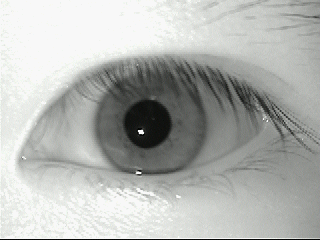
#> input picture Flattened/bryanl1.bmp, 320 x 240 px; its folder holds only this picture in this run
$ python iris_detection.py
#> lines starting #> are read from the running program, lines starting #| are printed output that depends on the picture; after the words box and inside, x2 and y2 are one past the last pixel; in counts of white or black regions, pixels touching at a corner belong together
### pixel_transformations.py
import numpy as np

# Konwersja do odcieni szarości
# Uwzględnienie wag kolorów
# [57 lines left out: functions monochrome, grey_scale, gamma_transform, log_transform, invert, binarize_simple, not called in this run]

# Binaryzacja - do projektu 2
def binarize_avg(img, x=1, invert=False):
    if img.ndim == 3:
        gray = (img[:,:,0].astype(float) + img[:,:,1].astype(float) + img[:,:,2].astype(float)) / 3
    else:
        gray = img.astype(float)

    P = np.mean(gray)
    P_x = P / x

    if invert:
        binary = np.where(gray <= P_x, 255, 0).astype(np.uint8)
    else:
        binary = np.where(gray > P_x, 255, 0).astype(np.uint8)

    return np.stack([binary, binary, binary], axis=-1)

# Binaryzacja - metoda lokalna Bernsena
# wyznaczanie t lokalnie na podstawie min max okienka
# [98 lines left out: functions binarize_bernsen, add_images, subtract_images, mix_images, equalize_array, histogram_equalization and 3 more, not called in this run]

def contrast_stretching_3_channel(img):
    mat = np.array(img)
    return np.dstack([stretch_array(mat[:, :, i]) for i in range(3)])

### morphological.py
import numpy as np

from pixel_transformations import grey_scale

# -------------------------------------------------------------------
# -------------------- Operacje Morfologiczne -----------------------
# -------------------------------------------------------------------

# Tworzy wybrany kształt elementu strukturalnego
def get_structuring_element(size, shape="square"):
    k = size
    center = k // 2

    if shape == "square":
        return np.ones((k, k), dtype=np.uint8)

    elif shape == "cross":
        kernel = np.zeros((k, k), dtype=np.uint8)
        kernel[center, :] = 1
        kernel[:, center] = 1
        return kernel

    elif shape == "circle":
        kernel = np.zeros((k, k), dtype=np.uint8)
        for i in range(k):
            for j in range(k):
                if (i - center)**2 + (j - center)**2 <= center**2:
                    kernel[i, j] = 1
        return kernel

    else:
        return np.ones((k, k), dtype=np.uint8)


def erosion(img, kernel_size=3, shape="square"):
    kernel = get_structuring_element(kernel_size, shape)

    mat = np.array(img).astype(float)
    h, w, c = mat.shape
    padding = kernel_size // 2

    res = np.zeros_like(mat)

    padded = np.pad(mat, ((padding, padding), (padding, padding), (0, 0)), mode='edge')

    for i in range(h):
        for j in range(w):
            window = padded[i:i+kernel_size, j:j+kernel_size, :]
            for k in range(c):
                # najważniejsze - min
                values = window[:, :, k][kernel == 1]
                res[i, j, k] = np.min(values)

    return res.astype(np.uint8)

def dilation(img, kernel_size=3, shape="square"):
    kernel = get_structuring_element(kernel_size, shape)

    mat = np.array(img).astype(float)
    h, w, c = mat.shape
    padding = kernel_size // 2

    res = np.zeros_like(mat)

    padded = np.pad(mat, ((padding, padding), (padding, padding), (0, 0)), mode='edge')

    for i in range(h):
        for j in range(w):
            window = padded[i:i+kernel_size, j:j+kernel_size, :]
            for k in range(c):
                # najważniejsze - max
                values = window[:, :, k][kernel == 1]
                res[i, j, k] = np.max(values)

    return res.astype(np.uint8)


def opening(img, kernel_size=3, shape="square"):
    return dilation(erosion(img, kernel_size, shape), kernel_size, shape)

def closing(img, kernel_size=3, shape="square"):
    return erosion(dilation(img, kernel_size, shape), kernel_size, shape)

### iris_detection.py
import os
import glob
import numpy as np
import matplotlib
matplotlib.use("Agg")
import matplotlib.pyplot as plt
from PIL import Image

from pixel_transformations import binarize_avg
from morphological import opening, closing

IMAGE_PATHS = glob.glob("/Users/lila/Downloads/Flattened/*1.bmp")
RESULTS_DIR = "results"
OVERLAY_DIR = "results_overlay"

def get_center(mask: np.ndarray):
    m = mask[:, :, 0]
    proj_v = np.sum(m, axis=0)
    proj_h = np.sum(m, axis=1)

    if proj_v.sum() == 0 or proj_h.sum() == 0:
        raise ValueError("Mask is empty")

    idx_x = np.arange(len(proj_v))
    idx_y = np.arange(len(proj_h))
    cx = int(np.sum(idx_x * proj_v) / proj_v.sum())
    cy = int(np.sum(idx_y * proj_h) / proj_h.sum())

    return cx, cy

def get_radius(img_gray: np.ndarray, cx: int, cy: int, r_min: int, r_max: int, num_angles: int = 360, angle_mask=None):
    radii = np.arange(r_min, r_max)
    profile = np.zeros(len(radii))
    angles = np.linspace(0, 2 * np.pi, num_angles)

    if angle_mask is not None:
        angles = angles[angle_mask]

    for i, r in enumerate(radii):
        xs = np.clip((cx + r * np.cos(angles)).astype(int), 0, img_gray.shape[1] - 1)
        ys = np.clip((cy + r * np.sin(angles)).astype(int), 0, img_gray.shape[0] - 1)
        profile[i] = img_gray[ys, xs].mean()

    grad = np.abs(np.gradient(profile))
    return radii[np.argmax(grad)]

def draw_circle(image: np.ndarray, cx: int, cy: int, radius: int, color=[255, 0, 0]) -> np.ndarray:
    out = image.copy()
    out[cy, cx] = color
    for angle in range(360):
        x = int(cx + radius * np.cos(np.radians(angle)))
        y = int(cy + radius * np.sin(np.radians(angle)))
        if 0 <= x < out.shape[1] and 0 <= y < out.shape[0]:
            out[y, x] = color
    return out

def apply_iris_mask(img: np.ndarray, iris_2d: np.ndarray, pupil_2d: np.ndarray) -> np.ndarray:
    ring = np.clip(np.where(iris_2d == 255, 1, 0) - np.where(pupil_2d == 255, 1, 0), 0, 1)
    return (img * np.stack([ring] * 3, axis=-1)).astype(np.uint8)

def unwrap_iris(img: np.ndarray, cx: int, cy: int, r_inner: int, r_outer: int, num_angles: int = 360, num_radii: int = 64) -> np.ndarray:
    h, w = img.shape[:2]
    result = np.zeros((num_radii, num_angles, 3), dtype=np.uint8)
    angles = np.linspace(0, 2 * np.pi, num_angles)
    radii = np.linspace(r_inner, r_outer, num_radii)

    for i, r in enumerate(radii):
        xs = np.clip((cx + r * np.cos(angles)).astype(int), 0, w - 1)
        ys = np.clip((cy + r * np.sin(angles)).astype(int), 0, h - 1)
        result[i] = img[ys, xs]
    return result

def gabor_encode(strip, f=0.1):
    sigma = 0.5 * np.pi * f
    avg = strip.mean(axis=0)

    kernel_size = 32
    x = np.arange(kernel_size) - kernel_size // 2   # centered around 0
    kernel_real = np.cos(2 * np.pi * f * x) * np.exp(-x**2 / (2 * sigma**2))
    kernel_imag = np.sin(2 * np.pi * f * x) * np.exp(-x**2 / (2 * sigma**2))

    # convolve along the strip → one response per position
    resp_real = np.convolve(avg, kernel_real, mode='same')
    resp_imag = np.convolve(avg, kernel_imag, mode='same')

    # sign of each response → 1 bit per position
    bits_real = (resp_real > 0).astype(int)
    bits_imag = (resp_imag > 0).astype(int)

    return np.concatenate([bits_real, bits_imag])  # 2 × num_angles bits

def get_iris_code(strips, freqs=(0.05, 0.1, 0.2, 0.4)):
    return np.concatenate([gabor_encode(s, f) for s in strips for f in freqs])

def save_figure(arrays, titles, path, figsize_per=5):
    n = len(arrays)
    fig, axes = plt.subplots(1, n, figsize=(n * figsize_per, figsize_per), squeeze=False)
    for i, (arr, title) in enumerate(zip(arrays, titles)):
        axes[0, i].imshow(arr, cmap="gray" if arr.ndim == 2 else None)
        axes[0, i].set_title(title)
        axes[0, i].axis("off")
    plt.tight_layout()
    fig.savefig(path, dpi=120)
    plt.close(fig)

def process_image(image_path: str) -> None:
#> called with image_path = 'Flattened/bryanl1.bmp'
    stem = os.path.splitext(os.path.basename(image_path))[0]
    img_dir = os.path.join(RESULTS_DIR, stem)
    os.makedirs(img_dir, exist_ok=True)

    print(f"[{stem}] Processing...")
    img = np.array(Image.open(image_path).convert("RGB"))
#> img is the input picture: shape (240, 320, 3); mean R, G, B 178.4, 180.4, 177.3
    gray = np.mean(img, axis=2)

    pupil_bin = binarize_avg(img, x=6.2, invert=True)
#> in binarize_avg, `P = np.mean(gray)`: P = 178.7
#> in binarize_avg, `P_x = P / x`: P_x = 28.82
#> in binarize_avg, `binary = np.where(gray <= P_x, 255, 0).astype(np.uint8)`:
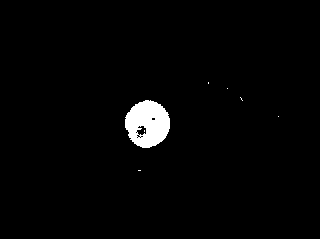
#> binary: shape (240, 320); 2.5% white; 8 white regions (6 under 20 px), largest, box (x1, y1, x2, y2) and area: (125, 100, 170, 148) 1577, (0, 239, 320, 240) 320
    iris_bin = binarize_avg(img, x=1.5, invert=True)
#> in binarize_avg (call 2), `binary = np.where(gray <= P_x, 255, 0).astype(np.uint8)`: binary: shape (240, 320); 17.7% white; 45 white regions (42 under 20 px), largest, box (x1, y1, x2, y2) and area: (95, 59, 312, 176) 13187, (0, 239, 320, 240) 320, (306, 16, 320, 18) 23
    save_figure([pupil_bin, iris_bin], ["Pupil Binary", "Iris Binary"], os.path.join(img_dir, "01_binary.png"))
#> in save_figure, `n = len(arrays)`: n = 2
#> the loop in save_figure, `for i, (arr, title) in enumerate(zip(arrays, titles)):` made 2 passes
#> title on passes 1 to 2: 'Pupil Binary', 'Iris Binary'

    pupil_open = opening(pupil_bin, kernel_size=3, shape="circle")
#> in erosion, `padded = np.pad(mat, ((padding, padding), (padding, padding), (0, 0)),..`: padded: shape (242, 322, 3) float64; 2.9% white; 8 white regions (6 under 20 px), largest, box (x1, y1, x2, y2) and area: (126, 101, 171, 149) 1577, (0, 240, 322, 242) 644
#> after the loop in erosion, `for i in range(h):`: res: shape (240, 320, 3) float64; 1.8% white; 2 white regions (1 under 20 px), largest, box (x1, y1, x2, y2) and area: (126, 101, 169, 147) 1379
#> in dilation, `padded = np.pad(mat, ((padding, padding), (padding, padding), (0, 0)),..`: padded: shape (242, 322, 3) float64; 1.8% white; 2 white regions (1 under 20 px), largest, box (x1, y1, x2, y2) and area: (127, 102, 170, 148) 1379
#> after the loop in dilation, `for i in range(h):`: res: shape (240, 320, 3) float64; 2% white; 1 white region, box (x1, y1, x2, y2) and area: (125, 100, 170, 148) 1557
    pupil_mask = closing(pupil_open, kernel_size=20, shape="circle")
#> in dilation (call 2), `padded = np.pad(mat, ((padding, padding), (padding, padding), (0, 0)),..`: padded: shape (260, 340, 3) float64; 1.8% white; 1 white region, box (x1, y1, x2, y2) and area: (135, 110, 180, 158) 1557
#> after the loop in dilation (call 2), `for i in range(h):`: res: shape (240, 320, 3) float64; 4.4% white; 1 white region, box (x1, y1, x2, y2) and area: (116, 91, 180, 158) 3364
#> after the loop in get_structuring_element (call 4), `for i in range(k):`: kernel: shape (20, 20); values 0 (black) and 1 (white), 78.8% white; 4 black regions (1 under 20 px), largest, box (x1, y1, x2, y2) and area: (0, 0, 10, 10) 31, (11, 0, 20, 6) 21, (0, 11, 6, 20) 21
#> in erosion (call 2), `padded = np.pad(mat, ((padding, padding), (padding, padding), (0, 0)),..`: padded: shape (260, 340, 3) float64; 3.8% white; 1 white region, box (x1, y1, x2, y2) and area: (126, 101, 190, 168) 3364
#> after the loop in erosion (call 2), `for i in range(h):`: res: shape (240, 320, 3) float64; 2.1% white; 1 white region, box (x1, y1, x2, y2) and area: (126, 101, 171, 148) 1629
    save_figure([pupil_bin, pupil_open, pupil_mask], ["Pupil raw", "Pupil opened", "Pupil closed"], os.path.join(img_dir, "02_pupil_morphology.png"))
#> the loop in save_figure (call 2), `for i, (arr, title) in enumerate(zip(arrays, titles)):` made 3 passes

    cx, cy = get_center(pupil_mask)
#> in get_center, `proj_v = np.sum(m, axis=0)`: proj_v = 320 values, max 11985 at index 143, min 0 at index 0, mean 1298.1
#> in get_center, `proj_h = np.sum(m, axis=1)`: proj_h = 240 values, max 11475 at index 122, min 0 at index 0, mean 1730.8
#> in get_center, `idx_x = np.arange(len(proj_v))`: idx_x = 320 values from 0 to 319
#> in get_center, `idx_y = np.arange(len(proj_h))`: idx_y = 240 values from 0 to 239
#> in get_center, `cx = int(np.sum(idx_x * proj_v) / proj_v.sum())`: cx = 147
#> in get_center, `cy = int(np.sum(idx_y * proj_h) / proj_h.sum())`: cy = 123
#> cx = 147; cy = 123

    short_side = min(img.shape[:2])
#> short_side = 240
    angles_all = np.linspace(0, 2 * np.pi, 360)
    eyelid_mask = ~(((angles_all > np.radians(80)) & (angles_all < np.radians(100))) |
                    ((angles_all > np.radians(210)) & (angles_all < np.radians(330))))

    pupil_radius = int(get_radius(gray, cx, cy, int(0.05 * short_side), int(0.25 * short_side)))
#> after the loop in get_radius, `for i, r in enumerate(radii):`: profile = 48 values, max 130.7 at index 47, min 17.86 at index 7, mean 74.63
#> in get_radius, `grad = np.abs(np.gradient(profile))`: grad = 48 values, max 15.61 at index 12, min 0.05 at index 7, mean 2.99
#> pupil_radius = 24
    iris_radius = int(get_radius(gray, cx, cy, int(0.20 * short_side), int(0.55 * short_side), angle_mask=eyelid_mask))
#> iris_radius = 54

    pupil_circle = draw_circle(pupil_mask, cx, cy, pupil_radius)
#> in draw_circle, `out[cy, cx] = color`: out: shape (240, 320, 3); mean R, G, B 5.4, 5.4, 5.4
#> the loop in draw_circle, `for angle in range(360):` made 360 passes
#> (x, y) on passes 1 to 3: (171, 123), (170, 123), (170, 123)
#> after the loop in draw_circle, `for angle in range(360):`:
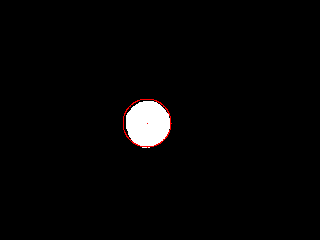
#> out: shape (240, 320, 3); mean R, G, B 5.9, 5.3, 5.3
    save_figure([pupil_circle], ["Pupil circle"], os.path.join(img_dir, "03_pupil_circle.png"))

    iris_open = opening(iris_bin, kernel_size=35, shape="circle")
#> in erosion (call 3), `padded = np.pad(mat, ((padding, padding), (padding, padding), (0, 0)),..`: padded: shape (274, 354, 3) float64; 20.3% white; 45 white regions (42 under 20 px), largest, box (x1, y1, x2, y2) and area: (112, 76, 329, 193) 13187, (0, 256, 354, 274) 6372, (323, 33, 354, 35) 40
#> after the loop in erosion (call 3), `for i in range(h):`: res: shape (240, 320, 3) float64; 4.1% white; 1 white region, box (x1, y1, x2, y2) and area: (112, 83, 195, 158) 3123
#> after the loop in get_structuring_element (call 6), `for i in range(k):`: kernel: shape (35, 35); values 0 (black) and 1 (white), 73.6% white; 4 black regions, box (x1, y1, x2, y2) and area: (0, 0, 17, 17) 81, (18, 0, 35, 17) 81, (0, 18, 17, 35) 81, (18, 18, 35, 35) 81
#> in dilation (call 3), `padded = np.pad(mat, ((padding, padding), (padding, padding), (0, 0)),..`: padded: shape (274, 354, 3) float64; 3.2% white; 1 white region, box (x1, y1, x2, y2) and area: (129, 100, 212, 175) 3123
#> after the loop in dilation (call 3), `for i in range(h):`: res: shape (240, 320, 3) float64; 11.9% white; 1 white region, box (x1, y1, x2, y2) and area: (95, 66, 212, 175) 9154
    iris_mask = closing(iris_open, kernel_size=20, shape="circle")
#> in dilation (call 4), `padded = np.pad(mat, ((padding, padding), (padding, padding), (0, 0)),..`: padded: shape (260, 340, 3) float64; 10.4% white; 1 white region, box (x1, y1, x2, y2) and area: (105, 76, 222, 185) 9154
#> after the loop in dilation (call 4), `for i in range(h):`: res: shape (240, 320, 3) float64; 16.9% white; 1 white region, box (x1, y1, x2, y2) and area: (86, 57, 222, 185) 12992
#> call 4 of erosion, with kernel_size = 20, shape = 'circle'
#> in erosion (call 4), `padded = np.pad(mat, ((padding, padding), (padding, padding), (0, 0)),..`: padded: shape (260, 340, 3) float64; 14.7% white; 1 white region, box (x1, y1, x2, y2) and area: (96, 67, 232, 195) 12992
#> after the loop in erosion (call 4), `for i in range(h):`:
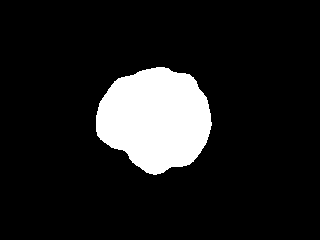
#> res: shape (240, 320, 3) float64; 12% white; 1 white region, box (x1, y1, x2, y2) and area: (96, 67, 212, 175) 9213
    save_figure([iris_bin, iris_open, iris_mask], ["Iris raw", "Iris opened", "Iris closed"], os.path.join(img_dir, "04_iris_morphology.png"))

    cx_iris, cy_iris = get_center(iris_mask)
#> cx_iris = 155; cy_iris = 118
    iris_circle = draw_circle(iris_mask, cx_iris, cy_iris, iris_radius)
#> call 2 of draw_circle, with cx = 155, cy = 118, radius = 54
#> in draw_circle (call 2), `out[cy, cx] = color`: out: shape (240, 320, 3); mean R, G, B 30.6, 30.6, 30.6
#> the loop in draw_circle (call 2), `for angle in range(360):` made 360 passes
#> (x, y) on passes 1 to 3: (209, 118), (208, 118), (208, 119)
#> after the loop in draw_circle (call 2), `for angle in range(360):`:
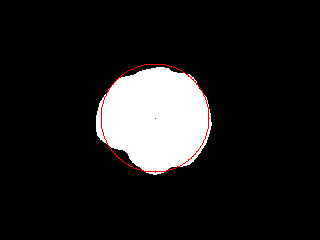
#> out: shape (240, 320, 3); mean R, G, B 31, 29.9, 29.9
    save_figure([iris_circle], ["Iris circle"], os.path.join(img_dir, "05_iris_circle.png"))

    overlay = draw_circle(img, cx, cy, pupil_radius)
#> call 3 of draw_circle, with cx = 147, cy = 123, radius = 24
#> in draw_circle (call 3), `out[cy, cx] = color`: out: shape (240, 320, 3); under 0.01% of pixels changed, all inside (x1, y1, x2, y2) = (147, 123, 148, 124)
#> the loop in draw_circle (call 3), `for angle in range(360):` made 360 passes
#> after the loop in draw_circle (call 3), `for angle in range(360):`:
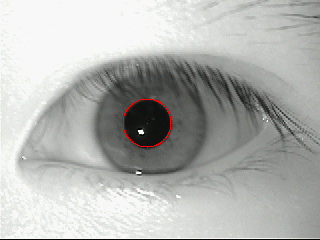
#> out: shape (240, 320, 3); mean R, G, B 178.8, 180.3, 177.2
    overlay = draw_circle(overlay, cx, cy, iris_radius)
#> call 4 of draw_circle, with cx = 147, cy = 123, radius = 54
#> the loop in draw_circle (call 4), `for angle in range(360):` made 360 passes
#> (x, y) on passes 1 to 3: (201, 123), (200, 123), (200, 124)
#> after the loop in draw_circle (call 4), `for angle in range(360):`:
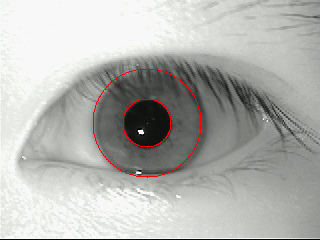
#> out: shape (240, 320, 3); 0.43% of pixels changed, all inside (x1, y1, x2, y2) = (93, 69, 202, 178)
    save_figure([overlay], ["Detected circles"], os.path.join(OVERLAY_DIR, f"{stem}_overlay.png"))

    iris_region = apply_iris_mask(img, iris_mask[:, :, 0], pupil_mask[:, :, 0])
#> in apply_iris_mask, `ring = np.clip(np.where(iris_2d == 255, 1, 0) - np.where(pupil_2d == 2..`: ring: shape (240, 320) int64; values 0 (black) and 1 (white), 9.9% white; 1 white region, box (x1, y1, x2, y2) and area: (96, 67, 212, 175) 7584
#> in apply_iris_mask, `return (img * np.stack([ring] * 3, axis=-1)).astype(np.uint8)`:
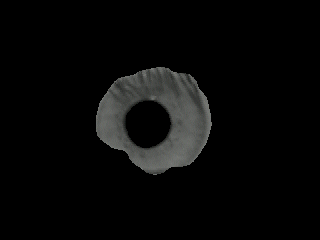
#> returned value: shape (240, 320, 3); mean of channels 0, 1, 2 8.4, 8.6, 8.3; drawn as R, G, B
    outside_region = apply_iris_mask(img, 255 - iris_mask[:, :, 0], pupil_mask[:, :, 0])
    save_figure([iris_region, outside_region], ["Extracted iris", "Outside iris"], os.path.join(img_dir, "07_iris_region.png"))

    unwrapped = unwrap_iris(img, cx, cy, pupil_radius, iris_radius)
    save_figure([unwrapped], ["Unwrapped iris"], os.path.join(img_dir, "08_unwrapped.png"))

    strips = np.array_split(unwrapped[10:54, :, 0], 8, axis=0)
    save_figure(strips, [f"Strip {i+1}" for i in range(8)], os.path.join(img_dir, "09_strips.png"), figsize_per=3)

    strip_1d = [np.mean(strip, axis=0)[np.linspace(0, len(np.mean(strip, axis=0)) - 1, 128).astype(int)] for strip in strips]
    np.save(os.path.join(img_dir, "features.npy"), np.array(strip_1d))

    code = get_iris_code(strips)
    return {
        "code": code,
        "overlay": overlay
    }


if __name__ == "__main__":
    os.makedirs(RESULTS_DIR, exist_ok=True)
    os.makedirs(OVERLAY_DIR, exist_ok=True)
    for path in IMAGE_PATHS:
        try:
            process_image(path)
        except Exception as exc:
            print(f"[ERROR] {path}: {exc}\n")
